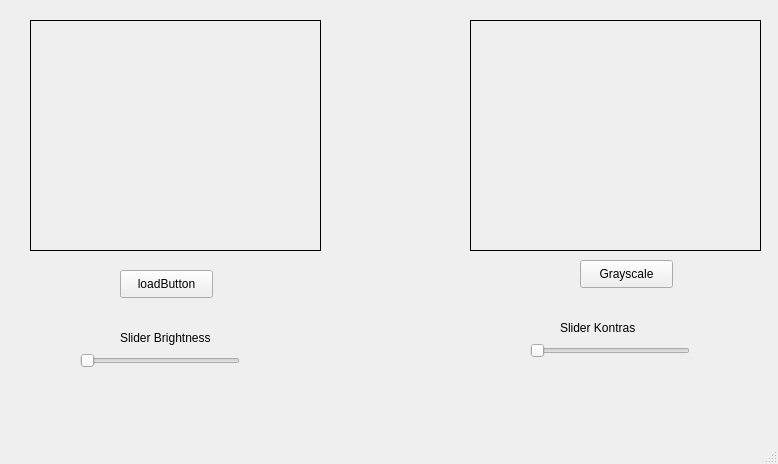
<?xml version="1.0" encoding="UTF-8"?>
<ui version="4.0">
 <class>MainWindow</class>
 <widget class="QMainWindow" name="MainWindow">
  <property name="geometry">
   <rect>
    <x>0</x>
    <y>0</y>
    <width>778</width>
    <height>464</height>
   </rect>
  </property>
  <property name="windowTitle">
   <string>MainWindow</string>
  </property>
  <widget class="QWidget" name="centralwidget">
   <widget class="QLabel" name="imgLabel">
    <property name="geometry">
     <rect>
      <x>30</x>
      <y>20</y>
      <width>291</width>
      <height>231</height>
     </rect>
    </property>
    <property name="frameShape">
     <enum>QFrame::Box</enum>
    </property>
    <property name="text">
     <string/>
    </property>
   </widget>
   <widget class="QLabel" name="hasilLabel">
    <property name="geometry">
     <rect>
      <x>470</x>
      <y>20</y>
      <width>291</width>
      <height>231</height>
     </rect>
    </property>
    <property name="frameShape">
     <enum>QFrame::Box</enum>
    </property>
    <property name="text">
     <string/>
    </property>
   </widget>
   <widget class="QPushButton" name="loadButton">
    <property name="geometry">
     <rect>
      <x>120</x>
      <y>270</y>
      <width>93</width>
      <height>28</height>
     </rect>
    </property>
    <property name="text">
     <string>loadButton</string>
    </property>
   </widget>
   <widget class="QPushButton" name="GrayButton">
    <property name="geometry">
     <rect>
      <x>580</x>
      <y>260</y>
      <width>93</width>
      <height>28</height>
     </rect>
    </property>
    <property name="text">
     <string>Grayscale</string>
    </property>
   </widget>
   <widget class="QSlider" name="SliderBrightness">
    <property name="geometry">
     <rect>
      <x>80</x>
      <y>350</y>
      <width>160</width>
      <height>22</height>
     </rect>
    </property>
    <property name="orientation">
     <enum>Qt::Horizontal</enum>
    </property>
   </widget>
   <widget class="QLabel" name="label">
    <property name="geometry">
     <rect>
      <x>120</x>
      <y>330</y>
      <width>101</width>
      <height>16</height>
     </rect>
    </property>
    <property name="text">
     <string>Slider Brightness</string>
    </property>
   </widget>
   <widget class="QSlider" name="SliderKontras">
    <property name="geometry">
     <rect>
      <x>530</x>
      <y>340</y>
      <width>160</width>
      <height>22</height>
     </rect>
    </property>
    <property name="orientation">
     <enum>Qt::Horizontal</enum>
    </property>
   </widget>
   <widget class="QLabel" name="label_2">
    <property name="geometry">
     <rect>
      <x>560</x>
      <y>320</y>
      <width>101</width>
      <height>16</height>
     </rect>
    </property>
    <property name="text">
     <string>Slider Kontras</string>
    </property>
   </widget>
  </widget>
  <widget class="QMenuBar" name="menubar">
   <property name="geometry">
    <rect>
     <x>0</x>
     <y>0</y>
     <width>778</width>
     <height>26</height>
    </rect>
   </property>
  </widget>
  <widget class="QStatusBar" name="statusbar"/>
 </widget>
 <resources/>
 <connections/>
</ui>
